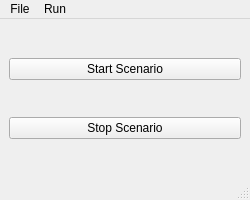
<?xml version="1.0" encoding="UTF-8"?>
<ui version="4.0">
 <class>MainWindow</class>
 <widget class="QMainWindow" name="MainWindow">
  <property name="geometry">
   <rect>
    <x>0</x>
    <y>0</y>
    <width>250</width>
    <height>200</height>
   </rect>
  </property>
  <property name="windowTitle">
   <string>Scenario Runner</string>
  </property>
  <widget class="QWidget" name="centralwidget">
   <layout class="QGridLayout" name="gridLayout">
    <item row="0" column="0">
     <layout class="QVBoxLayout" name="verticalLayout">
      <item>
       <spacer name="verticalSpacer_3">
        <property name="orientation">
         <enum>Qt::Vertical</enum>
        </property>
        <property name="sizeHint" stdset="0">
         <size>
          <width>20</width>
          <height>40</height>
         </size>
        </property>
       </spacer>
      </item>
      <item>
       <widget class="QPushButton" name="pushButton">
        <property name="text">
         <string>Start Scenario</string>
        </property>
       </widget>
      </item>
      <item>
       <spacer name="verticalSpacer">
        <property name="orientation">
         <enum>Qt::Vertical</enum>
        </property>
        <property name="sizeHint" stdset="0">
         <size>
          <width>20</width>
          <height>40</height>
         </size>
        </property>
       </spacer>
      </item>
      <item>
       <widget class="QPushButton" name="pushButton_2">
        <property name="text">
         <string>Stop Scenario</string>
        </property>
       </widget>
      </item>
      <item>
       <spacer name="verticalSpacer_2">
        <property name="orientation">
         <enum>Qt::Vertical</enum>
        </property>
        <property name="sizeHint" stdset="0">
         <size>
          <width>20</width>
          <height>40</height>
         </size>
        </property>
       </spacer>
      </item>
     </layout>
    </item>
   </layout>
  </widget>
  <widget class="QMenuBar" name="menubar">
   <property name="geometry">
    <rect>
     <x>0</x>
     <y>0</y>
     <width>250</width>
     <height>21</height>
    </rect>
   </property>
   <widget class="QMenu" name="menuFile">
    <property name="title">
     <string>File</string>
    </property>
    <addaction name="actionLoad_OpenSCENARIO"/>
   </widget>
   <widget class="QMenu" name="menuRun">
    <property name="title">
     <string>Run</string>
    </property>
    <addaction name="actionStart_Scenario"/>
    <addaction name="actionStop_Scenario"/>
   </widget>
   <addaction name="menuFile"/>
   <addaction name="menuRun"/>
  </widget>
  <widget class="QStatusBar" name="statusbar"/>
  <action name="actionLoad_OpenSCENARIO">
   <property name="text">
    <string>Load OpenSCENARIO</string>
   </property>
  </action>
  <action name="actionStart_Scenario">
   <property name="text">
    <string>Start Scenario</string>
   </property>
  </action>
  <action name="actionStop_Scenario">
   <property name="text">
    <string>Stop Scenario</string>
   </property>
  </action>
 </widget>
 <resources/>
 <connections/>
</ui>
